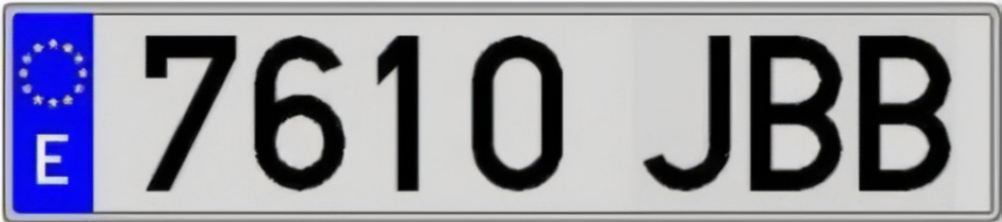
#> input picture project1/matricula.png, 1002 x 222 px
$ jupyter execute --allow-errors OCR.ipynb
#> lines starting #> are read from the running program, lines starting #| are printed output that depends on the picture; after the words box and inside, x2 and y2 are one past the last pixel; in counts of white or black regions, pixels touching at a corner belong together
[cell 1]
import cv2 as cv
import numpy as np
import matplotlib.pyplot as plt
import os

from os import walk
from skimage.metrics import structural_similarity as ssim

#> (the rest of this cell did not finish here and is left out)

---

**The first task is to load all images. Both the correlation masks and the license plates images.**

---

[cell 2]
def load_licensePlates():
    pass

[cell 3]
def load_templates():

    ALL_TEMPLATES_PATH = [TEMPLATE_IMAGES_DIR / image_name for image_name in os.listdir(TEMPLATE_IMAGES_DIR)]

    templates = {}

    for (dirpath, dirnames, filenames) in walk(TEMPLATE_IMAGES_DIR):
        for idx, filename in enumerate(filenames):
            templates[filename[0]] = (ALL_TEMPLATES_PATH[idx])

    for char in templates.keys():
        image = cv.imread(str(templates[char]), cv.IMREAD_GRAYSCALE)
        image = cv.resize(image, (0, 0), fx = 0.27, fy = 0.27)
        image = cv.threshold(image, 120, 255, 0)[1]
        templates[char] = image

    return templates

#> (a cell that did not finish here is left out)

[cell 5]
# Load image
original_plate = cv.imread('matricula.png')
#> original_plate is the input picture: shape (222, 1002, 3); mean B, G, R 161.9, 147.7, 147.8
plate = cv.cvtColor(original_plate, cv.COLOR_RGB2GRAY)
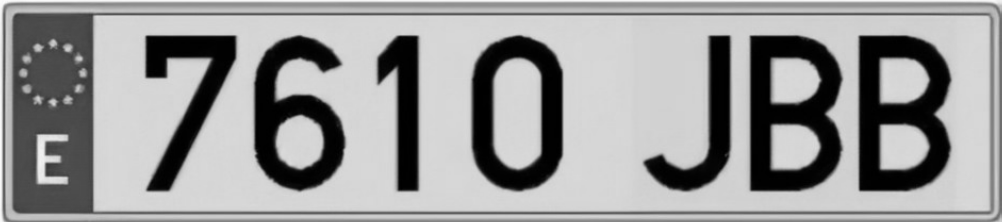
#> plate: shape (222, 1002); min 0, max 252, mean 152
plate = cv.threshold(plate, 120, 255, 0)[1]
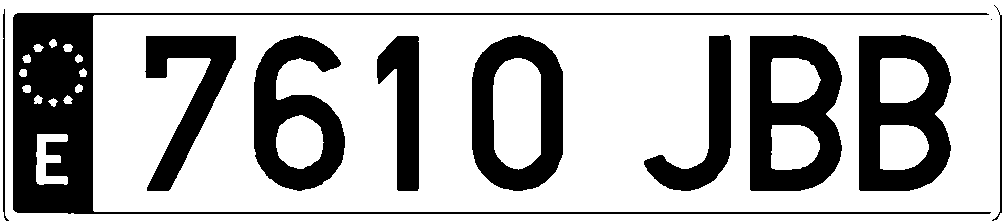
#> plate: shape (222, 1002); 70.2% white; 11 black regions (1 under 20 px), largest, box (x1, y1, x2, y2) and area: (13, 13, 991, 214) 17969, (750, 35, 842, 191) 9137, (859, 35, 951, 191) 9095
plt.imshow(plate, 'gray')

[cell 6]
canny = cv.Canny(plate, 100, 150, True)
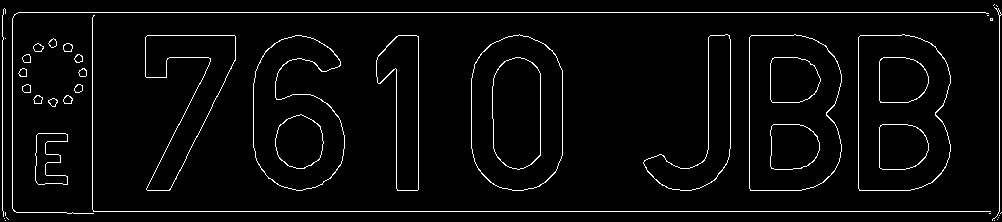
#> canny: shape (222, 1002); 3.5% white in thin lines or dots

# Find contours
cnts = cv.findContours(canny, cv.RETR_EXTERNAL, cv.CHAIN_APPROX_SIMPLE)
#> cnts = 39 contours, 19 with area under 20; largest, box (x1, y1, x2, y2) and area: (749, 34, 842, 191) 13038, (858, 34, 951, 191) 13008, (471, 34, 563, 191) 12332, (253, 35, 345, 191) 9634, (145, 35, 236, 191) 5597
cnts = cnts[0] if len(cnts) == 2 else cnts[1]

# Iterate thorugh contours and draw rectangles around contours
for c in cnts:
    x,y,w,h = cv.boundingRect(c)
    cv.rectangle(original_plate, (x, y), (x + w, y + h), (36,255,12), 2)
#> this loop made 39 passes
#> (x, y, w, h) on passes 1, 2, 3, 4, 5, 7, 11, 12, 13, 14, 15, 16: (994, 220, 1, 1), (5, 220, 1, 1), (997, 219, 1, 1), (4, 218, 1, 1), (998, 217, 1, 1), (999, 215, 1, 1), (35, 133, 33, 52), (48, 98, 10, 9), (63, 95, 10, 9), (33, 95, 10, 9), (74, 84, 9, 9), (22, 84, 9, 9)
#> (c, x, y, w, h) on passes 6, 8, 9, 10, 32, 33: ([[6, 217], [8, 219]], 6, 217, 3, 3), ([[989, 213], [990, 213]], 989, 213, 2, 1), ([[1001, 212], [1000, 213]], 1000, 212, 2, 2), ([[5, 212], [5, 215]], 5, 212, 1, 4), ([[990, 18], [990, 20], [992, 20], [992, 18]], 990, 18, 3, 3), ([[987, 15], [988, 15]], 987, 15, 2, 1)
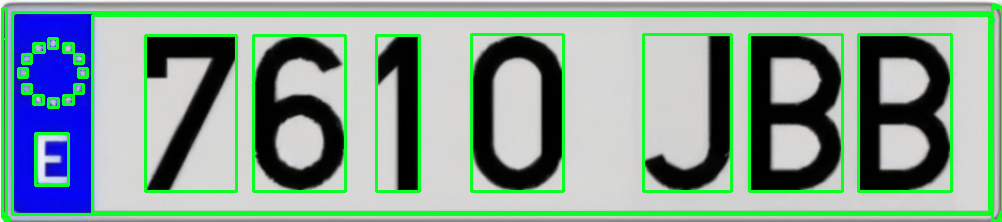
#> original_plate: shape (222, 1002, 3); 11.82% of pixels changed, all inside (x1, y1, x2, y2) = (1, 3, 1002, 222)

[cell 7]
plt.imshow(original_plate, 'gray')

[cell 8]
blobs = []
coord = []

for c in cnts:
    x,y,w,h = cv.boundingRect(c)

    if (w >= 15 and w <= 200) and h >= 30 and x > 100:
        blobs.append(cv.threshold(plate[y:y+h, x:x+w], 120, 255, 0)[1])
        coord.append(x)
#> after the loop, blobs = 7 items; coord = [376, 253, 145, 858, 749, 643, 471]

paired_list = list(zip(blobs, coord))
#> paired_list = 7 items

sorted_pairs = sorted(paired_list, key=lambda x: x[1])
#> sorted_pairs = 7 items

blobs = [pair[0] for pair in sorted_pairs]

[cell 9]
plt.imshow(blobs[2], 'gray')
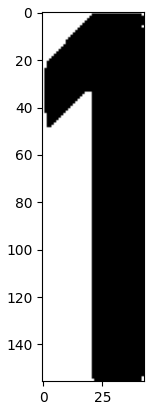
#> figure drawn by matplotlib, 1 panel

#> (a cell that did not finish here is left out)

[cell 11]
# value = cv.matchTemplate(blobs[25],templates['1'], cv.TM_CCORR_NORMED)
# plt.imshow(value, 'gray')

plate_chars = []

#> (the rest of this cell did not finish here and is left out)

[cell 12]
plt.imshow(blobs[1], 'gray')
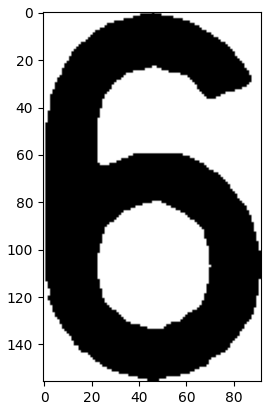
#> figure drawn by matplotlib, 1 panel
